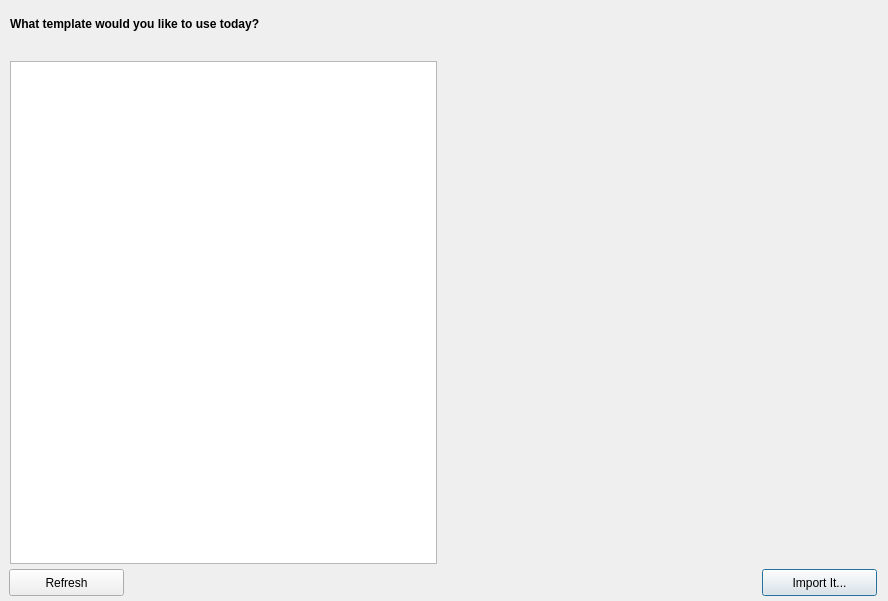
<?xml version="1.0" encoding="UTF-8"?>
<ui version="4.0">
 <class>Dialog</class>
 <widget class="QDialog" name="Dialog">
  <property name="windowModality">
   <enum>Qt::ApplicationModal</enum>
  </property>
  <property name="geometry">
   <rect>
    <x>0</x>
    <y>0</y>
    <width>888</width>
    <height>601</height>
   </rect>
  </property>
  <property name="font">
   <font>
    <weight>50</weight>
    <italic>false</italic>
    <bold>false</bold>
    <underline>false</underline>
    <kerning>true</kerning>
   </font>
  </property>
  <property name="windowTitle">
   <string>Tank Templates</string>
  </property>
  <property name="layoutDirection">
   <enum>Qt::LeftToRight</enum>
  </property>
  <widget class="QLabel" name="label">
   <property name="geometry">
    <rect>
     <x>10</x>
     <y>9</y>
     <width>768</width>
     <height>30</height>
    </rect>
   </property>
   <property name="font">
    <font>
     <weight>75</weight>
     <bold>true</bold>
    </font>
   </property>
   <property name="text">
    <string>What template would you like to use today?</string>
   </property>
  </widget>
  <widget class="QTreeView" name="left_view">
   <property name="geometry">
    <rect>
     <x>10</x>
     <y>61</y>
     <width>427</width>
     <height>503</height>
    </rect>
   </property>
   <property name="minimumSize">
    <size>
     <width>0</width>
     <height>300</height>
    </size>
   </property>
   <property name="toolTip">
    <string extracomment="Select a template in this view to display information about it."/>
   </property>
  </widget>
  <widget class="QPushButton" name="importButton">
   <property name="geometry">
    <rect>
     <x>762</x>
     <y>569</y>
     <width>115</width>
     <height>27</height>
    </rect>
   </property>
   <property name="text">
    <string>Import It...</string>
   </property>
  </widget>
  <widget class="QPushButton" name="refresh">
   <property name="geometry">
    <rect>
     <x>9</x>
     <y>569</y>
     <width>115</width>
     <height>27</height>
    </rect>
   </property>
   <property name="minimumSize">
    <size>
     <width>115</width>
     <height>0</height>
    </size>
   </property>
   <property name="text">
    <string>Refresh</string>
   </property>
  </widget>
  <widget class="TemplateBrowserWidget" name="right_view" native="true">
   <property name="geometry">
    <rect>
     <x>450</x>
     <y>61</y>
     <width>429</width>
     <height>503</height>
    </rect>
   </property>
  </widget>
 </widget>
 <customwidgets>
  <customwidget>
   <class>TemplateBrowserWidget</class>
   <extends>QWidget</extends>
   <header>templatebrowserwidget.h</header>
   <container>1</container>
  </customwidget>
 </customwidgets>
 <resources/>
 <connections/>
</ui>
